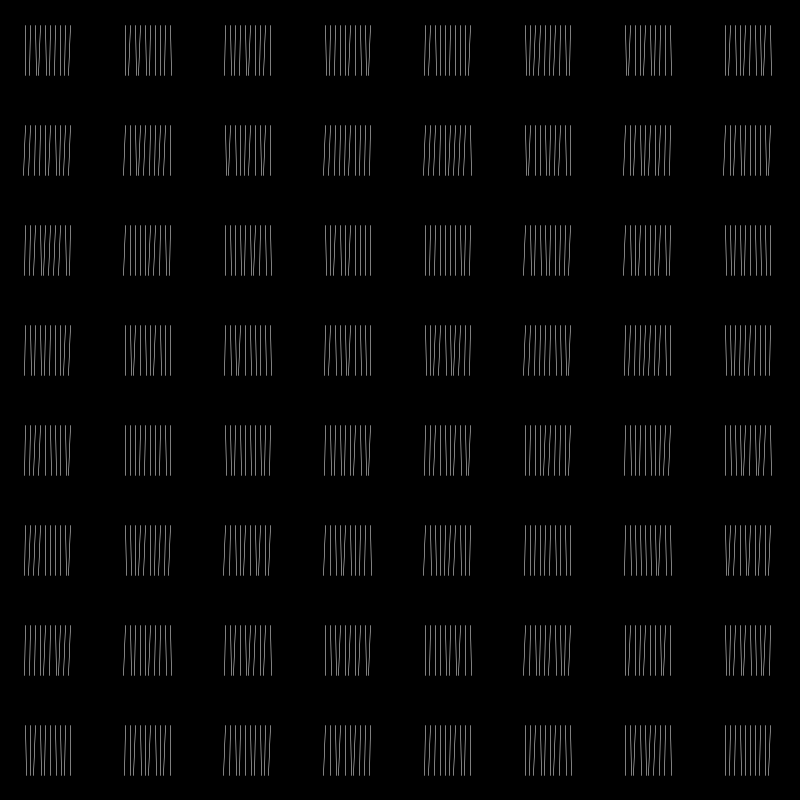
Frame 1 (no input)
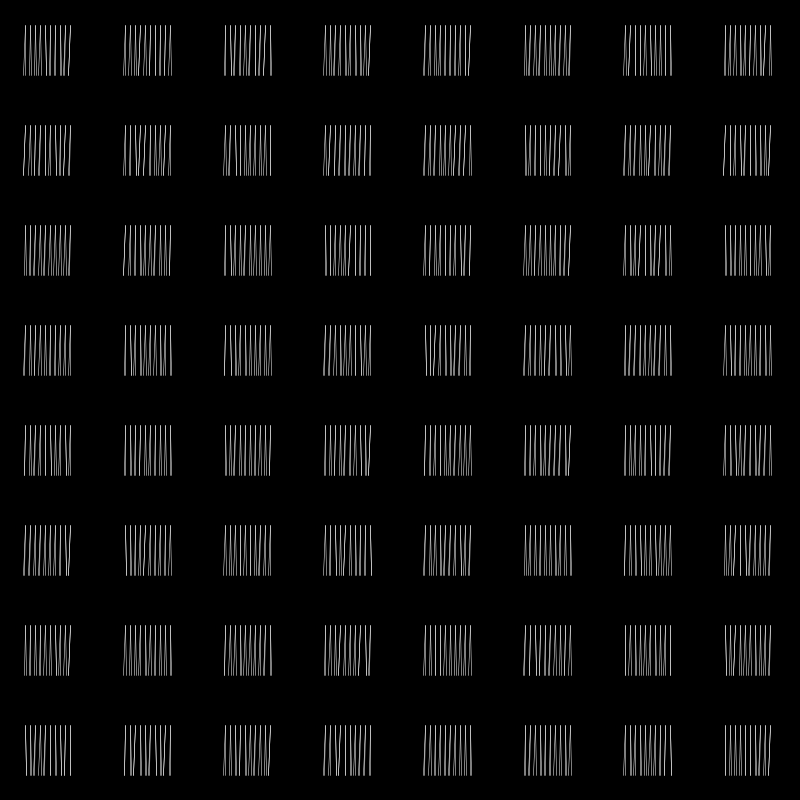
Frame 2 (the mouse pressed at the canvas centre, redrawn once)

The Processing sketch that drew these frames (run headless with seeded random() and noise(); the mouse was pressed at the canvas centre and the sketch redrawn once):

// Processing sketch: sketch_160310c
// ── sketch_160310c.pde
float rr = 0;

void setup() {
  size(800, 800);
  background(0);
  stroke(255);
  strokeWeight(0.5);
  noLoop();
  noFill();
}

void draw() {
  for (int i = 25; i < width; i = i+100) {
    for (int j = 25; j < height; j = j+100) {
      pushMatrix();
      translate(i, j);
      float r1 = random(-rr,rr);
      float r2 = random(-rr,rr);
      pattern(r1,r2);
      popMatrix();
      // rr = rr + 0.1;
    }
  }
}

void pattern(float r1, float r2) {
  float x1 = 0;
  float x2 = 0;
  float y = 0;
  for (int i = 0; i < 10; i = i+1) {
    float rrr = random(-2,2);
    line(x1, y, x2+rrr, y+50);
    x1 = x1+5+r1;
    x2 = x2+5+r2;
  }
}
